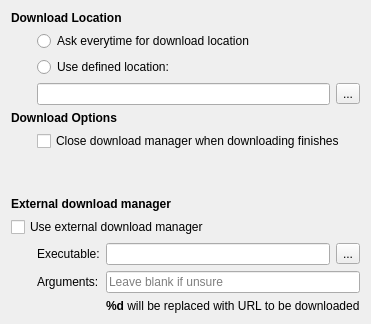
         <widget class="QWidget" name="downloadsPage">
          <layout class="QGridLayout" name="gridLayout_10">
           <item row="0" column="0" colspan="4">
            <widget class="QLabel" name="label_23">
             <property name="text">
              <string>&lt;b&gt;Download Location&lt;/b&gt;</string>
             </property>
            </widget>
           </item>
           <item row="3" column="1" colspan="2">
            <widget class="QRadioButton" name="askEverytime">
             <property name="text">
              <string>Ask everytime for download location</string>
             </property>
            </widget>
           </item>
           <item row="4" column="1" colspan="2">
            <widget class="QRadioButton" name="useDefined">
             <property name="text">
              <string>Use defined location: </string>
             </property>
            </widget>
           </item>
           <item row="5" column="1" colspan="3">
            <layout class="QHBoxLayout" name="horizontalLayout_4">
             <item>
              <widget class="QLineEdit" name="downLoc"/>
             </item>
             <item>
              <widget class="MacToolButton" name="downButt">
               <property name="text">
                <string>...</string>
               </property>
              </widget>
             </item>
            </layout>
           </item>
           <item row="4" column="3">
            <spacer name="horizontalSpacer_18">
             <property name="orientation">
              <enum>Qt::Orientation::Horizontal</enum>
             </property>
             <property name="sizeHint" stdset="0">
              <size>
               <width>40</width>
               <height>20</height>
              </size>
             </property>
            </spacer>
           </item>
           <item row="5" column="0">
            <spacer name="horizontalSpacer_19">
             <property name="orientation">
              <enum>Qt::Orientation::Horizontal</enum>
             </property>
             <property name="sizeType">
              <enum>QSizePolicy::Policy::Fixed</enum>
             </property>
             <property name="sizeHint" stdset="0">
              <size>
               <width>20</width>
               <height>20</height>
              </size>
             </property>
            </spacer>
           </item>
           <item row="6" column="0" colspan="4">
            <widget class="QLabel" name="label_22">
             <property name="text">
              <string>&lt;b&gt;Download Options&lt;/b&gt;</string>
             </property>
            </widget>
           </item>
           <item row="7" column="1" colspan="3">
            <widget class="QCheckBox" name="closeDownManOnFinish">
             <property name="text">
              <string>Close download manager when downloading finishes</string>
             </property>
            </widget>
           </item>
           <item row="10" column="0" colspan="4">
            <widget class="QLabel" name="label_51">
             <property name="text">
              <string>&lt;b&gt;External download manager&lt;/b&gt;</string>
             </property>
            </widget>
           </item>
           <item row="12" column="0" colspan="4">
            <widget class="QCheckBox" name="useExternalDownManager">
             <property name="text">
              <string>Use external download manager</string>
             </property>
            </widget>
           </item>
           <item row="13" column="1" colspan="3">
            <layout class="QFormLayout" name="formLayout_2">
             <property name="fieldGrowthPolicy">
              <enum>QFormLayout::FieldGrowthPolicy::AllNonFixedFieldsGrow</enum>
             </property>
             <item row="0" column="0">
              <widget class="QLabel" name="label_52">
               <property name="text">
                <string>Executable:</string>
               </property>
              </widget>
             </item>
             <item row="1" column="0">
              <widget class="QLabel" name="label_53">
               <property name="text">
                <string>Arguments:</string>
               </property>
              </widget>
             </item>
             <item row="1" column="1">
              <widget class="QLineEdit" name="externalDownArguments">
               <property name="placeholderText">
                <string>Leave blank if unsure</string>
               </property>
              </widget>
             </item>
             <item row="0" column="1">
              <layout class="QHBoxLayout" name="horizontalLayout_7">
               <item>
                <widget class="QLineEdit" name="externalDownExecutable"/>
               </item>
               <item>
                <widget class="MacToolButton" name="chooseExternalDown">
                 <property name="text">
                  <string>...</string>
                 </property>
                </widget>
               </item>
              </layout>
             </item>
             <item row="2" column="1">
              <widget class="QLabel" name="label_64">
               <property name="text">
                <string>&lt;b&gt;%d&lt;/b&gt; will be replaced with URL to be downloaded</string>
               </property>
              </widget>
             </item>
            </layout>
           </item>
           <item row="9" column="0" colspan="4">
            <spacer name="verticalSpacer_10">
             <property name="orientation">
              <enum>Qt::Orientation::Vertical</enum>
             </property>
             <property name="sizeHint" stdset="0">
              <size>
               <width>20</width>
               <height>40</height>
              </size>
             </property>
            </spacer>
           </item>
          </layout>
         </widget>
